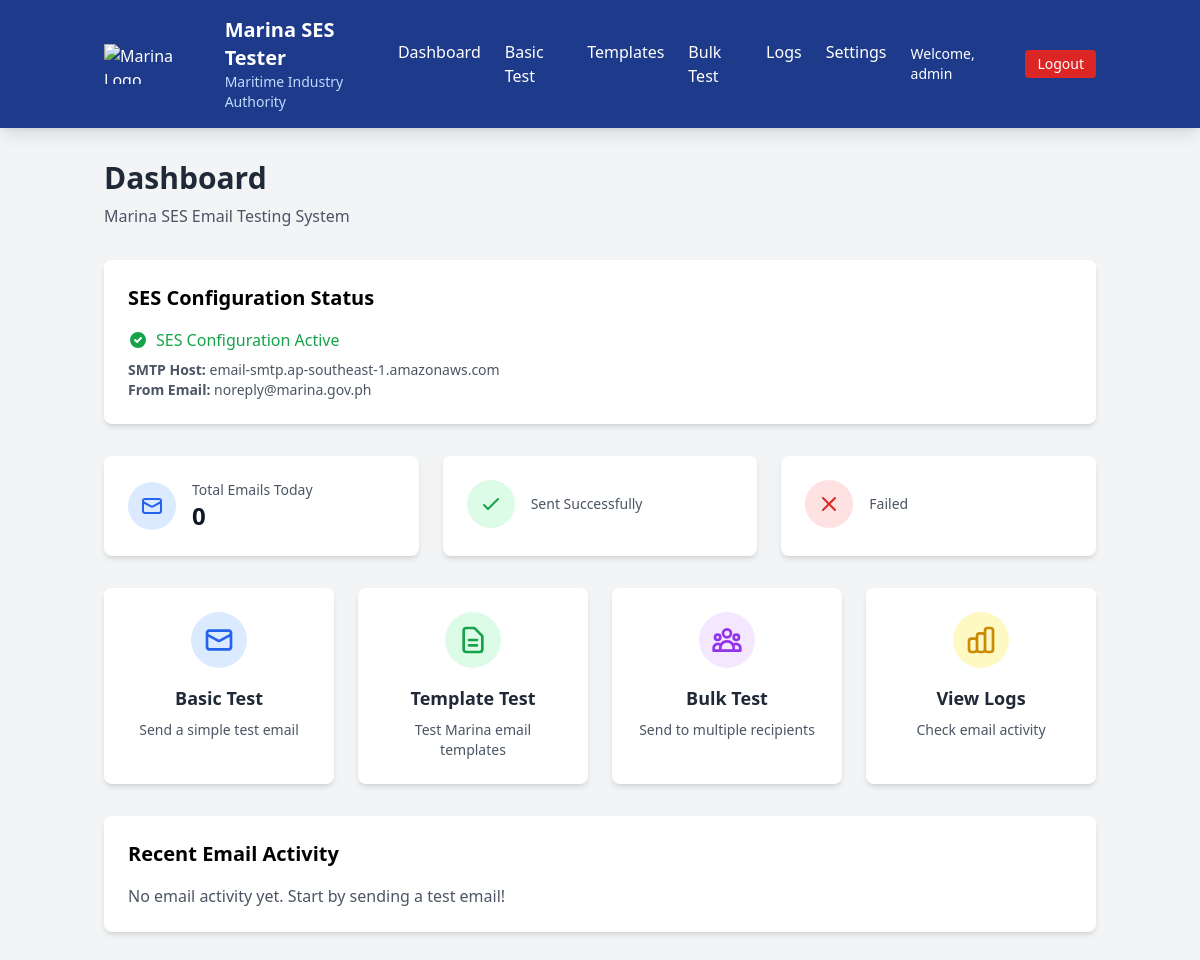
/dashboard.php (signed in), run on the app's committed database.
### tables this page shows
CREATE TABLE ses_config (
    id INT AUTO_INCREMENT PRIMARY KEY,
    config_name VARCHAR(50) NOT NULL,
    smtp_host VARCHAR(255) NOT NULL,
    smtp_port INT NOT NULL,
    smtp_username VARCHAR(255) NOT NULL,
    smtp_password VARCHAR(255) NOT NULL,
    from_email VARCHAR(255) NOT NULL,
    from_name VARCHAR(255) NOT NULL,
    is_active BOOLEAN DEFAULT TRUE,
    created_at TIMESTAMP DEFAULT CURRENT_TIMESTAMP
);

### src/classes/SESMailer.php (called while the page is built, shortened)
<?php
require_once __DIR__ . '/../config/Database.php';
class SESMailer {
    private $conn;
    private $config;
    public function __construct() {
        $database = new Database();
        $this->conn = $database->getConnection();
        $this->loadConfig();
    }
    private function loadConfig() {
        $query = "SELECT * FROM ses_config WHERE is_active = 1 LIMIT 1";
        $stmt = $this->conn->prepare($query);
        $stmt->execute();
        $this->config = $stmt->fetch();
    }
    public function getConfig() {
        return $this->config;
    }
}
?>

### src/config/Database.php (called while the page is built, shortened)
<?php
class Database {
    private $host;
    private $db_name;
    private $username;
    private $password;
    public function __construct() {
        $this->host = $_ENV['DB_HOST'] ?? 'localhost';
        $this->db_name = $_ENV['DB_NAME'] ?? 'marina_ses';
        $this->username = $_ENV['DB_USER'] ?? 'marina_user';
        $this->password = $_ENV['DB_PASS'] ?? 'marina_pass123';
    }
    public function getConnection() {
        $this->conn = null;
        try {
            $this->conn = new PDO(
                "mysql:host=" . $this->host . ";dbname=" . $this->db_name,
                $this->username,
                $this->password,
                [
                    PDO::ATTR_ERRMODE => PDO::ERRMODE_EXCEPTION,
                    PDO::ATTR_DEFAULT_FETCH_MODE => PDO::FETCH_ASSOC
                ]
            );
        } catch(PDOException $e) {
            echo "Connection error: " . $e->getMessage();
        }
        return $this->conn;
    }
}
?>

### src/dashboard.php (the view, shortened to what this page needs)
<?php
require_once 'classes/SESMailer.php';
require_once 'config/Database.php';
$mailer = new SESMailer();
$config = $mailer->getConfig();
$database = new Database();
$conn = $database->getConnection();
$query = "SELECT el.*, et.name as template_name
          FROM email_logs el
          LEFT JOIN email_templates et ON el.template_id = et.id
          ORDER BY el.sent_at DESC LIMIT 10";
$stmt = $conn->prepare($query);
$stmt->execute();
$recentLogs = $stmt->fetchAll();
$statsQuery = "SELECT
                COUNT(*) as total_emails,
                SUM(CASE WHEN status = 'sent' THEN 1 ELSE 0 END) as sent_emails,
                SUM(CASE WHEN status = 'failed' THEN 1 ELSE 0 END) as failed_emails
                FROM email_logs
                WHERE DATE(sent_at) = CURDATE()";
$stmt = $conn->prepare($statsQuery);
$stmt->execute();
$stats = $stmt->fetch();
?>
<!DOCTYPE html>
<html lang="en">
<head>
    <script src="https://cdn.tailwindcss.com"></script>
</head>
<body class="bg-gray-100">
    <?php include 'includes/header.php'; ?>
    <div class="container mx-auto px-4 py-8">
        <div class="mb-8">
            <h1 class="text-3xl font-bold text-gray-800 mb-2">Dashboard</h1>
            <p class="text-gray-600">Marina SES Email Testing System</p>
        </div>
        <div class="bg-white rounded-lg shadow-md p-6 mb-8">
            <h2 class="text-xl font-semibold mb-4">SES Configuration Status</h2>
            <?php if ($config): ?>
                <div class="flex items-center text-green-600 mb-2">
                    <svg class="w-5 h-5 mr-2" fill="currentColor" viewBox="0 0 20 20">
                        <path fill-rule="evenodd" d="M10 18a8 8 0 100-16 8 8 0 000 16zm3.707-9.293a1 1 0 00-1.414-1.414L9 10.586 7.707 9.293a1 1 0 00-1.414 1.414l2 2a1 1 0 001.414 0l4-4z" clip-rule="evenodd"></path>
                    </svg>
                    SES Configuration Active
                </div>
                <div class="text-sm text-gray-600">
                    <p><strong>SMTP Host:</strong> <?php echo htmlspecialchars($config['smtp_host']); ?></p>
                    <p><strong>From Email:</strong> <?php echo htmlspecialchars($config['from_email']); ?></p>
                </div>
            <?php endif; ?>
        </div>
        <div class="grid grid-cols-1 md:grid-cols-3 gap-6 mb-8">
            <div class="bg-white rounded-lg shadow-md p-6">
                <div class="flex items-center">
                    <div class="p-3 rounded-full bg-blue-100 text-blue-600">
                        <svg class="w-6 h-6" fill="none" stroke="currentColor" viewBox="0 0 24 24">
                            <path stroke-linecap="round" stroke-linejoin="round" stroke-width="2" d="M3 8l7.89 4.26a2 2 0 002.22 0L21 8M5 19h14a2 2 0 002-2V7a2 2 0 00-2-2H5a2 2 0 00-2 2v10a2 2 0 002 2z"></path>
                        </svg>
                    </div>
                    <div class="ml-4">
                        <p class="text-sm font-medium text-gray-600">Total Emails Today</p>
                        <p class="text-2xl font-semibold text-gray-900"><?php echo $stats['total_emails']; ?></p>
                    </div>
                </div>
            </div>
            <div class="bg-white rounded-lg shadow-md p-6">
                <div class="flex items-center">
                    <div class="p-3 rounded-full bg-green-100 text-green-600">
                        <svg class="w-6 h-6" fill="none" stroke="currentColor" viewBox="0 0 24 24">
                            <path stroke-linecap="round" stroke-linejoin="round" stroke-width="2" d="M5 13l4 4L19 7"></path>
                        </svg>
                    </div>
                    <div class="ml-4">
                        <p class="text-sm font-medium text-gray-600">Sent Successfully</p>
                    </div>
                </div>
            </div>
            <div class="bg-white rounded-lg shadow-md p-6">
                <div class="flex items-center">
                    <div class="p-3 rounded-full bg-red-100 text-red-600">
                        <svg class="w-6 h-6" fill="none" stroke="currentColor" viewBox="0 0 24 24">
                            <path stroke-linecap="round" stroke-linejoin="round" stroke-width="2" d="M6 18L18 6M6 6l12 12"></path>
                        </svg>
                    </div>
                    <div class="ml-4">
                        <p class="text-sm font-medium text-gray-600">Failed</p>
                    </div>
                </div>
            </div>
        </div>
        <div class="grid grid-cols-1 md:grid-cols-2 lg:grid-cols-4 gap-6 mb-8">
            <a href="basic-test.php" class="bg-white rounded-lg shadow-md p-6 hover:shadow-lg transition-shadow">
                <div class="text-center">
                    <div class="p-3 rounded-full bg-blue-100 text-blue-600 mx-auto w-fit mb-4">
                        <svg class="w-8 h-8" fill="none" stroke="currentColor" viewBox="0 0 24 24">
                            <path stroke-linecap="round" stroke-linejoin="round" stroke-width="2" d="M3 8l7.89 4.26a2 2 0 002.22 0L21 8M5 19h14a2 2 0 002-2V7a2 2 0 00-2-2H5a2 2 0 00-2 2v10a2 2 0 002 2z"></path>
                        </svg>
                    </div>
                    <h3 class="text-lg font-semibold text-gray-800 mb-2">Basic Test</h3>
                    <p class="text-sm text-gray-600">Send a simple test email</p>
                </div>
            </a>
            <a href="template-test.php" class="bg-white rounded-lg shadow-md p-6 hover:shadow-lg transition-shadow">
                <div class="text-center">
                    <div class="p-3 rounded-full bg-green-100 text-green-600 mx-auto w-fit mb-4">
                        <svg class="w-8 h-8" fill="none" stroke="currentColor" viewBox="0 0 24 24">
                            <path stroke-linecap="round" stroke-linejoin="round" stroke-width="2" d="M9 12h6m-6 4h6m2 5H7a2 2 0 01-2-2V5a2 2 0 012-2h5.586a1 1 0 01.707.293l5.414 5.414a1 1 0 01.293.707V19a2 2 0 01-2 2z"></path>
                        </svg>
                    </div>
                    <h3 class="text-lg font-semibold text-gray-800 mb-2">Template Test</h3>
                    <p class="text-sm text-gray-600">Test Marina email templates</p>
                </div>
            </a>
            <a href="bulk-test.php" class="bg-white rounded-lg shadow-md p-6 hover:shadow-lg transition-shadow">
                <div class="text-center">
                    <div class="p-3 rounded-full bg-purple-100 text-purple-600 mx-auto w-fit mb-4">
                    </div>
                    <h3 class="text-lg font-semibold text-gray-800 mb-2">Bulk Test</h3>
                    <p class="text-sm text-gray-600">Send to multiple recipients</p>
                </div>
            </a>
            <a href="logs.php" class="bg-white rounded-lg shadow-md p-6 hover:shadow-lg transition-shadow">
                <div class="text-center">
                    <div class="p-3 rounded-full bg-yellow-100 text-yellow-600 mx-auto w-fit mb-4">
                    </div>
                    <h3 class="text-lg font-semibold text-gray-800 mb-2">View Logs</h3>
                    <p class="text-sm text-gray-600">Check email activity</p>
                </div>
            </a>
        </div>
        <div class="bg-white rounded-lg shadow-md p-6">
            <h2 class="text-xl font-semibold mb-4">Recent Email Activity</h2>
            <?php if (empty($recentLogs)): ?>
                <p class="text-gray-600">No email activity yet. Start by sending a test email!</p>
            <?php endif; ?>
        </div>
    </div>
</body>
</html>

### data on the page
ses_config: smtp_host "email-smtp.ap-southeast-1.amazonaws.com", from_email "noreply@marina.gov.ph"

### other printed values
$_SESSION['username'] "admin"
$stats['total_emails'] "0"
